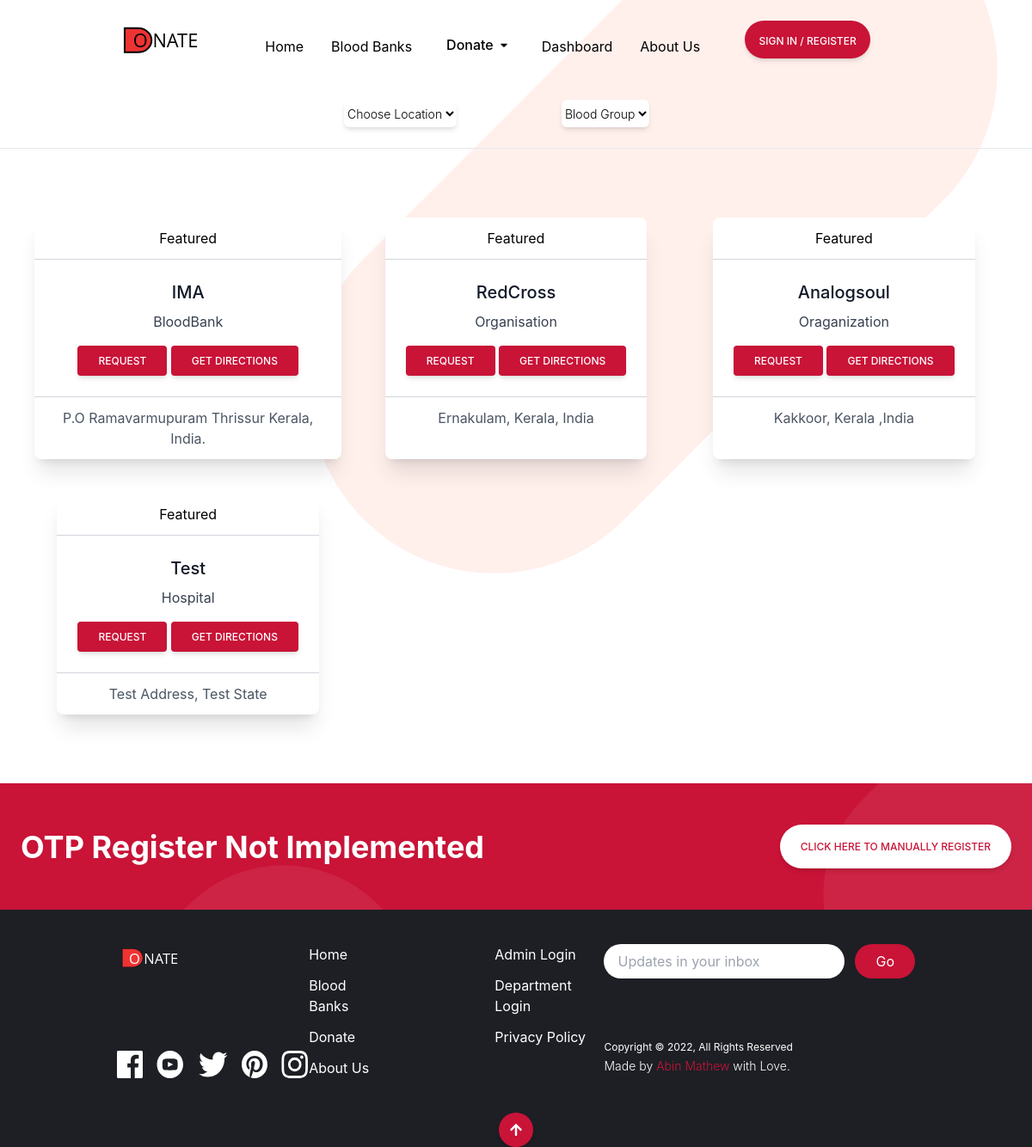
Screenshot of /blood_banks/ with the database file from the repository.
### department/models.py (models this page shows, shortened)
class Department (models.Model):
    user = models.ForeignKey(User, on_delete=models.CASCADE)
    depname = models.CharField(max_length=100)
    contact = models.CharField(max_length=15, null=True)
    address = models.CharField(max_length=300)
    deppic = models.FileField(null=True)
    deppin = models.CharField(max_length=6, null=True)
    depidpic = models.FileField(null=True)
    aboutdep = models.CharField(max_length=300)
    status = models.CharField(max_length=20)
    regdate = models.DateTimeField(auto_now_add=True)
    adminremark = models.CharField(max_length=500)
    updationdate = models.DateField(null=True)

### guest/views.py (the view)
# urls.py: path('blood_banks/', views.blood_banks, name='blood_banks'),
def blood_banks(request):
    department = Department.objects.filter(status="approved")
    return render(request, 'blood_banks.html', locals())

### templates/blood_banks.html (shortened to what this page needs)
{% extends 'base.html' %}
{% block content %}
<div class="flex flex-row w-full h-20 justify-center py-4 px-4">
    <div class="flex flex-row justify-between p-2 w-52">
        <select name="" id="" class="bg-white font-light h-8 rounded-md shadow-md text-sm">
            <option selected>Choose Location</option>
        </select>
    </div>
    <div class="flex flex-row justify-center p-2 w-52">
        <select name="" id="" class="bg-white font-light h-8 rounded-md shadow-md text-sm">
                  <option selected>Blood Group</option>
        </select>
    </div>
</div>
<hr>
{% load static %}
<div class="px-10 py-20">
    <div class="grid grid-cols-1 sm:grid-cols-2 md:grid-cols-3 gap-x-6 gap-y-10">
      {% for i in department %}
        <div class="flex justify-center">
            <div class="block rounded-lg shadow-xl bg-white max-w-sm text-center">
              <div class="py-3 px-6 border-b border-gray-300">
                Featured
              </div>
              <div class="p-6">
                <h5 class="text-gray-900 text-xl font-medium mb-2">{{ i.user.first_name }}</h5>
                <p class="text-gray-700 text-base mb-4">
                  {{i.user.last_name}}
                </p>
                <button type="button" class=" inline-block px-6 py-2.5 bg-brightRed text-white font-medium text-xs leading-tight uppercase rounded shadow-md hover:bg-brightRedLight hover:shadow-lg focus:bg-blue-700 focus:shadow-lg focus:outline-none focus:ring-0 active:bg-blue-800 active:shadow-lg transition duration-150 ease-in-out">Request</button>
                <button type="button" class=" inline-block px-6 py-2.5 bg-brightRed text-white font-medium text-xs leading-tight uppercase rounded shadow-md hover:bg-brightRedLight hover:shadow-lg focus:bg-blue-700 focus:shadow-lg focus:outline-none focus:ring-0 active:bg-blue-800 active:shadow-lg transition duration-150 ease-in-out">Get Directions</button>
              </div>
              <div class="py-3 px-6 border-t border-gray-300 text-gray-600 ">
                {{ i.address }}
              </div>
            </div>
          </div>
          {% endfor %}
        </div>
    </div>
{% endblock %}

### rows the page displays
Department: user.first_name "IMA", user.last_name "BloodBank", address "P.O Ramavarmupuram Thrissur Kerala, India."
Department: user.first_name "RedCross", user.last_name "Organisation", address "Ernakulam, Kerala, India"
Department: user.first_name "Analogsoul", user.last_name "Oraganization", address "Kakkoor, Kerala ,India"
Department: user.first_name "Test", user.last_name "Hospital", address "Test Address, Test State"
